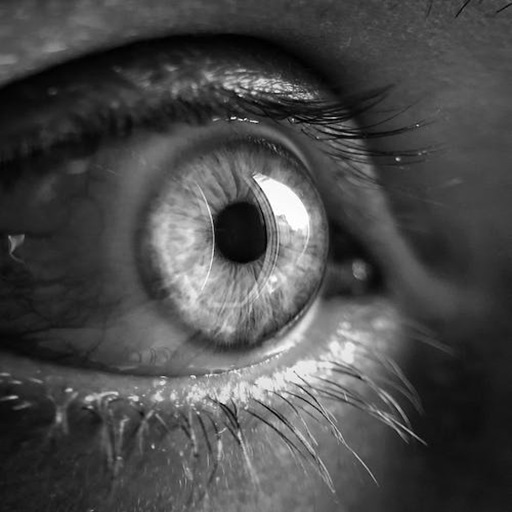
#> input picture Images/aaa.jpeg, 512 x 512 px, found by its file name
$ python 2_a.py
#> lines starting #> are read from the running program, lines starting #| are printed output that depends on the picture

import numpy as np
import cv2
import matplotlib.pyplot as plt

path = 'Digital Image Processing/Images/aaa.jpeg'
img = cv2.imread(path, 0)
#> img is the input picture: shape (512, 512); min 0, max 255, mean 73.4
img = cv2.resize(img, (512, 512))

h,w = img.shape
#> h = 512; w = 512


min_r, max_r = 100,200
e_img = img.copy()

for i in range(h):
    for j in range(w):
        if img[i,j] > min_r & img[i,j]<max_r:
            e_img[i,j] +=50
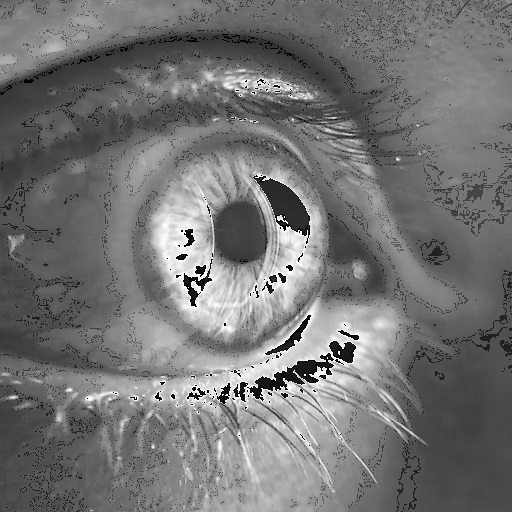
#> e_img: shape (512, 512); min 0, max 255, mean 115.8


plt.figure(figsize=(12,6))
plt.subplot(2,2,1)
plt.imshow(img, cmap = 'gray')
plt.title('Original Image')

plt.subplot(2,2,2)
plt.imshow(e_img, cmap = 'gray')
plt.title('Enhanced Image')

plt.show()
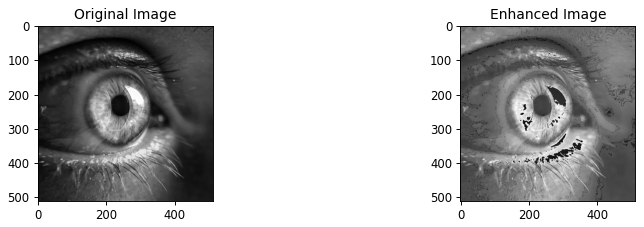
#> figure drawn by matplotlib, 2 panels

$ run again, with Images/aa.jpeg copied over Images/aaa.jpeg
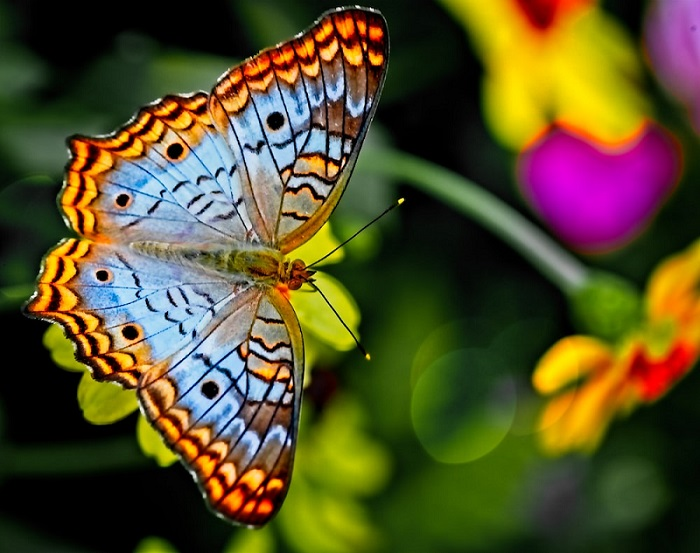
#> input picture Images/aa.jpeg, 700 x 553 px, found by its file name
#> after the loop `for i in range(h):`:
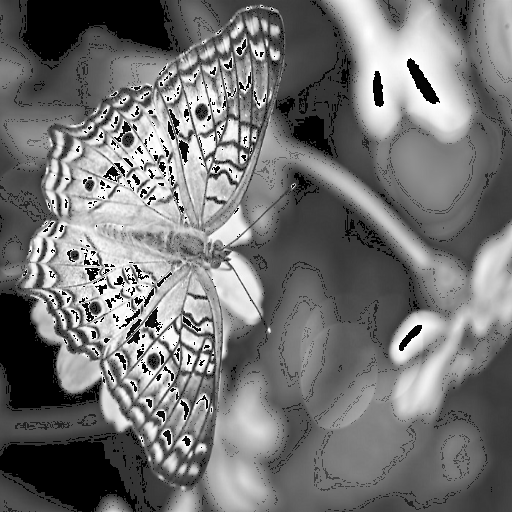
#> e_img: shape (512, 512); min 0, max 255, mean 116
#> `plt.show()`:
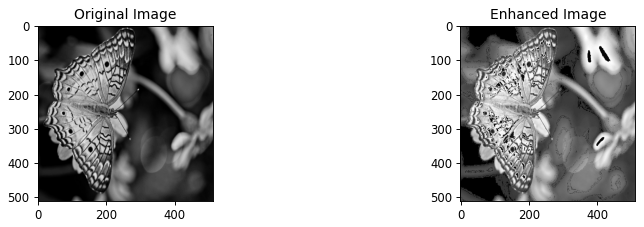
#> figure drawn by matplotlib, 2 panels

$ run again, with Images/a.jpg copied over Images/aaa.jpeg
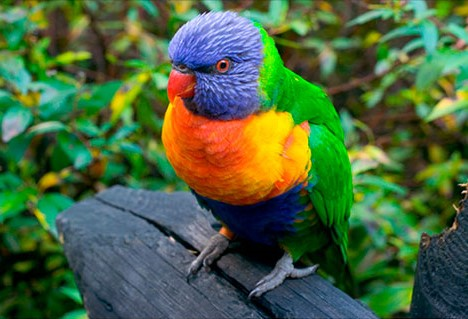
#> input picture Images/a.jpg, 468 x 319 px, found by its file name
#> after the loop `for i in range(h):`:
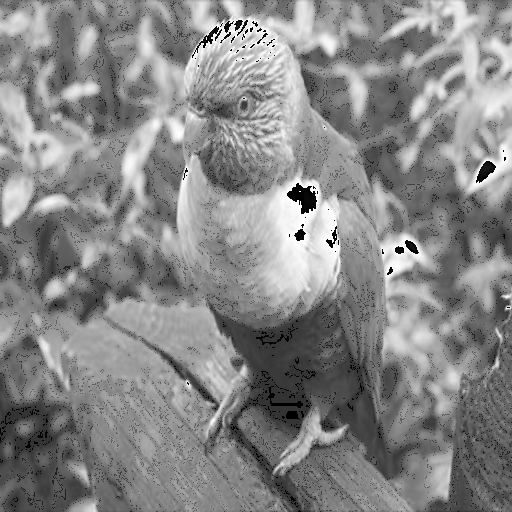
#> e_img: shape (512, 512); min 0, max 255, mean 135
#> `plt.show()`:
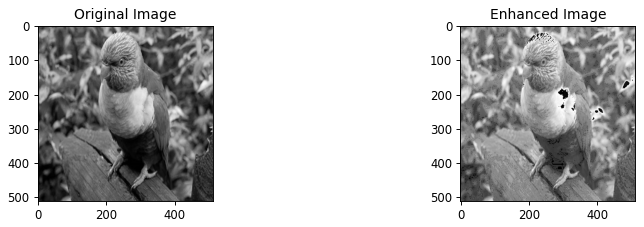
#> figure drawn by matplotlib, 2 panels
